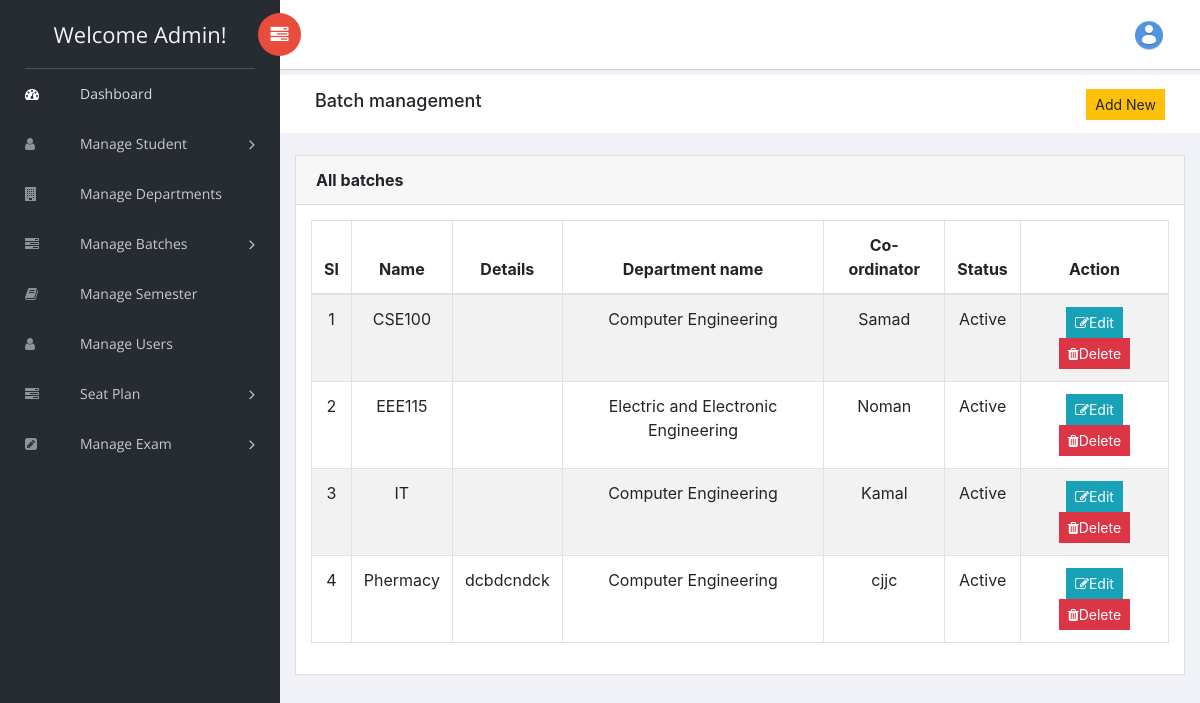
The app's page /batch_index.php (signed in) with its own data.
### tables this page shows
CREATE TABLE `batches` (
  `id` int(11) NOT NULL,
  `name` varchar(100) NOT NULL,
  `details` text NOT NULL,
  `dept_id` int(11) NOT NULL,
  `co_ordinator` varchar(200) NOT NULL,
  `status` enum('Active','Inactive') NOT NULL
);

CREATE TABLE `departments` (
  `id` int(11) NOT NULL,
  `name` varchar(100) NOT NULL,
  `details` varchar(500) NOT NULL,
  `head` varchar(100) NOT NULL,
  `slug` varchar(5) NOT NULL,
  `status` enum('Active','Inactive') NOT NULL
);

### batch_index.php (the view, shortened to what this page needs)
<?php include_once 'template/_head.php'?>
<body>
<?php include_once 'template/leftNav.php'?>
<div id="right-panel" class="right-panel">
    <?php include_once 'template/header.php'?>
    <div class="breadcrumbs">
        <div class="col-sm-4">
            <div class="page-header float-left">
                <div class="page-title">
                    <h1>Batch management</h1>
                </div>
            </div>
        </div>
        <div class="col-sm-8">
            <div class="page-header float-right">
                <div class="page-title">
                    <ol class="breadcrumb text-right">
                        <a href="batch_create.php" class="btn btn-sm btn-warning">Add New</a>
                    </ol>
                </div>
            </div>
        </div>
    </div>
    <?php
        $conn = connect();
        $sql = "SELECT batches.id,batches.name, batches.details, departments.name as Dname, batches.co_ordinator, batches.status
                FROM batches
                INNER JOIN departments ON batches.dept_id=departments.id";
        $batches= $conn->query($sql);
        $serial = 1;
    ?>
    <div class="content mt-3">
        <div class="row">
            <div class="col-md-12">
                <div class="card">
                    <div class="card-header">
                        <strong class="card-title">All batches</strong>
                    </div>
                    <div class="card-body text-center">
                        <table id="bootstrap-data-table-export" class="table table-striped table-bordered">
                            <thead>
                            <tr>
                                <th class="text-center" style="width: 3px;">Sl</th>
                                <th>Name</th>
                                <th>Details</th>
                                <th>Department name</th>
                                <th>Co-ordinator</th>
                                <th>Status</th>
                                <th>Action</th>
                            </tr>
                            </thead>
                            <tbody>
                            <?php
                            foreach ($batches as $batch){
                                ?>
                                <tr>
                                    <td><?= $serial++?></td>
                                    <td><?= $batch['name']?></td>
                                    <td><?= $batch['details']?></td>
                                    <td><?= $batch['Dname']?></td>
                                    <td><?= $batch['co_ordinator']?></td>
                                    <td><?= $batch['status']?></td>
                                    <td>
                                        <a  href="batch_edit.php?bid=<?= $batch['id']?>" class="btn btn-info btn-sm">
                                            <i class="fa fa-edit"></i>Edit
                                        </a>
                                        <form class="" action="batch_delete_action.php" method="post" style="display:inline">
                                            <button title="Delete" type="submit" class="btn btn-danger btn-sm" onclick="return confirm('Are you sure?')">
                                                <i class="fa fa-trash"></i>Delete
                                            </button>
                                        </form>
                                    </td>
                                </tr>
                            <?php } ?>
                            </tbody>
                        </table>
                    </div>
                </div>
            </div>
        </div>
    </div>
</div>
<?php include_once 'template/footer.php'?>

### records on screen
batches: name "CSE100", departments.name "Computer Engineering", co_ordinator "Samad", status "Active"
batches: name "EEE115", departments.name "Electric and Electronic Engineering", co_ordinator "Noman", status "Active"
batches: name "IT", departments.name "Computer Engineering", co_ordinator "Kamal", status "Active"
batches: name "Phermacy", details "dcbdcndck", departments.name "Computer Engineering", co_ordinator "cjjc", status "Active"
